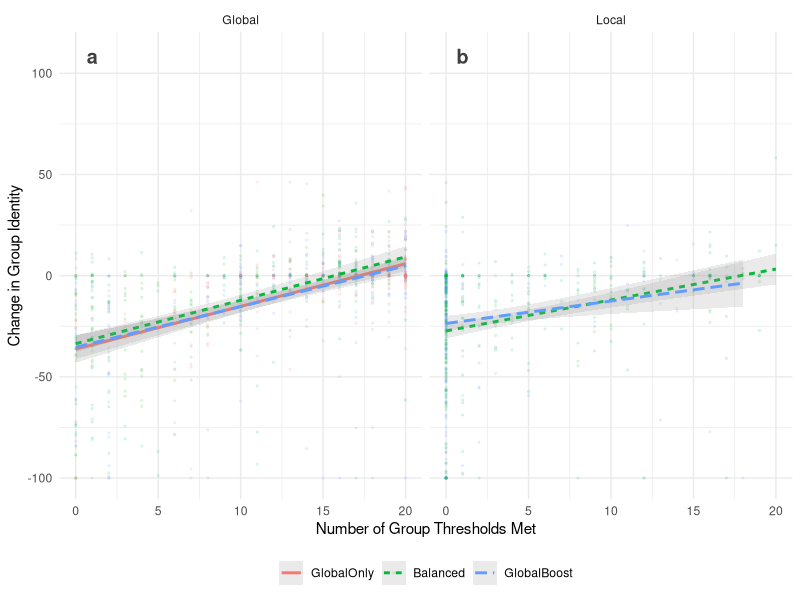
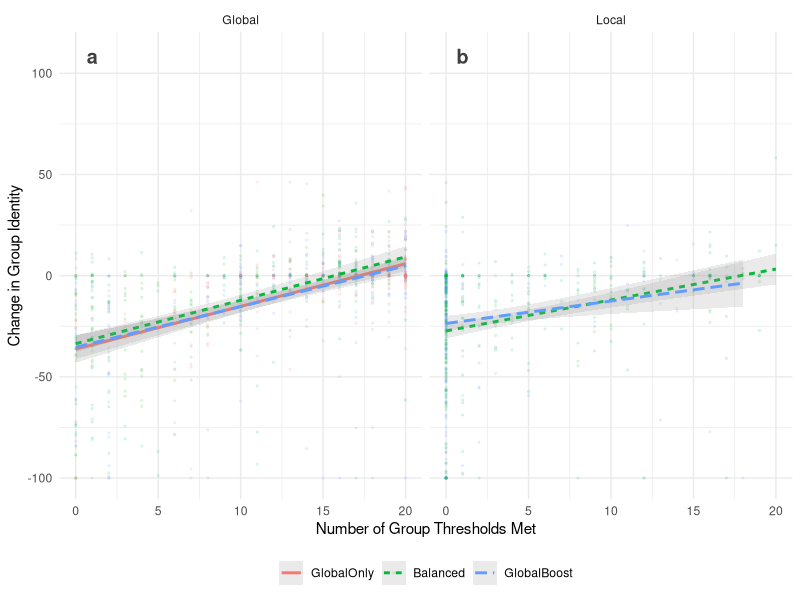

Source code (R) for these figures, in order:
library("tidyverse")
library("dplyr")

data <- read.table("data/data_participants.csv", header=TRUE, sep=",", quote='"')

##########################
# Colors

allshire_color <- "#8e44ad";
westville_color <- "#e67e22";
eastburgh_color <- "#01c8ee";
kept_color <- "#404040";

######################
# Model


convert_DIFI <- function(DIFI_value) {
  # Convert the DIFI range to an integer from 0-100.
  # DIFI Range is [-175.69, 125]
  return ((DIFI_value + 175.7)*100/(175.7+125))
}

data$initial_group_identity_global <- convert_DIFI(data$survey.1.player.DIFI_big_group_distance)
data$initial_group_identity_local <- convert_DIFI(data$survey.1.player.DIFI_my_group_distance)
data$initial_group_identity_other <- convert_DIFI(data$survey.1.player.DIFI_other_group_distance)

data$final_group_identity_global <- convert_DIFI(data$game.20.player.DIFI_big_group_distance)
data$final_group_identity_local <- convert_DIFI(data$game.20.player.DIFI_my_group_distance)
data$final_group_identity_other <- convert_DIFI(data$game.20.player.DIFI_other_group_distance)

data$change_group_identity_global = data$final_group_identity_global - data$initial_group_identity_global
data$change_group_identity_local = data$final_group_identity_local - data$initial_group_identity_local
data$change_group_identity_other = data$final_group_identity_other - data$initial_group_identity_other

local_threshold_colnames <- paste0("game.", 1:20, ".player.local_threshold_met")
data$number_of_thresholds_met_local <- rowSums(data[local_threshold_colnames])

global_threshold_colnames <- paste0("game.", 1:20, ".player.global_threshold_met")
data$number_of_thresholds_met_global <- rowSums(data[global_threshold_colnames])

data <- data %>%
  mutate(GlobalOnly = ifelse(condition=="GlobalOnly", 1, 0)) %>%
  mutate(GlobalBoost = ifelse(condition=="GlobalBoost", 1, 0))



#################
# Models

library(afex)
model_global_global <- mixed(change_group_identity_global ~ initial_group_identity_global +
                               number_of_thresholds_met_global +
                               GlobalBoost +
                               GlobalOnly + 
                               (1|group_id),
                             data = data)

summary(model_global_global)
confint(model_global_global$full_model)

data_local <- data %>%
  filter(condition != "GlobalOnly")

nrow(data_local)


model_local_local <- mixed(change_group_identity_local ~ initial_group_identity_local +
                             number_of_thresholds_met_local +
                             GlobalBoost +
                             (1|subgroup_id) +
                             (1|group_id),
                           data = data_local)
summary(model_local_local)

confint(model_local_local$full_model)


data_long <- data %>%
  # Select necessary columns and the condition column
  dplyr::select(condition, change_group_identity_global, change_group_identity_local,
                number_of_thresholds_met_global, number_of_thresholds_met_local) %>%
  # Reshape change in group identity to long format
  pivot_longer(cols = c(change_group_identity_global, change_group_identity_local),
               names_to = "identity_type",
               values_to = "change_group_identity",
               names_prefix = "change_group_identity_") %>%
  # Reshape number of thresholds met to long format
  pivot_longer(cols = c(number_of_thresholds_met_global,number_of_thresholds_met_local),
               names_to = "thresholds_met_type",
               values_to = "number_of_thresholds_met",
               names_prefix = "number_of_thresholds_met_")

data_long <- data_long %>% 
  filter(identity_type == thresholds_met_type)

data_long <- data_long %>% 
  filter(!(condition == "GlobalOnly" & thresholds_met_type == "local"))

data_long$condition <- factor(data_long$condition, levels = c("GlobalOnly", "Balanced", "GlobalBoost"))

data_long$identity_type <- tools::toTitleCase(data_long$identity_type)
data_long$thresholds_met_type <- tools::toTitleCase(data_long$thresholds_met_type)



annotation_df <- data.frame(
  thresholds_met_type = c("Global", "Local"),
  identity_type = c("Global", "Local"),
  # Match these to your actual group names
  x = 1, # Position on the x-axis; Inf means far right
  y = 1, # Position on the y-axis; adjust this based on your y-axis scale
  condition="Balanced"
)

annotation_df$thresholds_met_type <- factor(annotation_df$thresholds_met_type, levels=c("Global", "Local"))
annotation_df$identity_type <- factor(annotation_df$identity_type, levels=c("Global", "Local", "Other"))



data_long <- data_long %>%
  filter(!((condition == "GlobalOnly") & (thresholds_met_type == "Local")))


ggplot(data_long, aes(x=number_of_thresholds_met, y=change_group_identity, color=condition, linetype=condition)) +
  geom_point(alpha=0.1, size=0.5)  +
  geom_smooth(method="lm", alpha=0.2) +
  facet_grid(~identity_type) +
  theme_minimal() +
  ylim(-100,110) +
  labs(x = "Number of Group Thresholds Met", y = "Change in Group Identity") +
  theme(legend.position="bottom",
        legend.title=element_blank()) +
  geom_text(data = annotation_df, aes(x = x, y = y, label = c("a", "b")),
            color="#404040", fontface="bold", size=5, vjust=-14, hjust=0.5)

ggsave("images/performance_cohesion_simple.png", dpi=600, bg="#ffffff")

###################
# First round actions

data$global_initial_group_identity <- convert_DIFI(data$survey.1.player.DIFI_big_group_distance)
data$local_initial_group_identity <- convert_DIFI(data$survey.1.player.DIFI_my_group_distance)


data_filtered <- data %>%
  filter(game.1.player.contribution %in% c("global", "local"))

data_filtered <- data_filtered %>% 
  mutate(action_1_g = as.numeric(game.1.player.contribution == "global"))

# Model with differences between global/local
data_filtered$initial_difference_global_local_group_identity <- data_filtered$global_initial_group_identity - data_filtered$local_initial_group_identity

data_filtered <- data_filtered %>%
  filter(condition != "GlobalOnly")

?glm

nrow(data_filtered)

model <- glm(action_1_g ~ initial_difference_global_local_group_identity +
               GlobalBoost +
               GlobalBoost*initial_difference_global_local_group_identity, 
             data = data_filtered, family = binomial)
summary(model)
confint(model)

library(car)
# Variance Inflation Function
vif(model)
